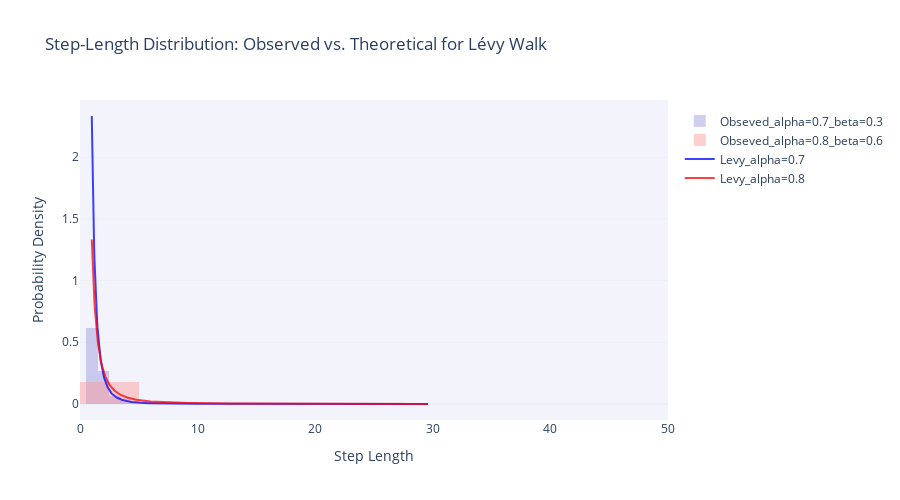
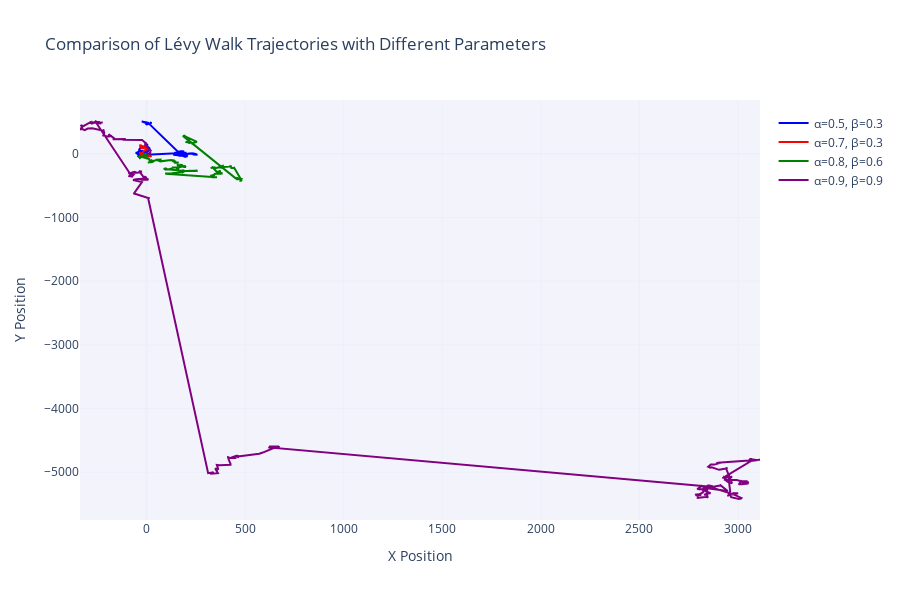

The notebook cell these images were saved under, in order:
### Markdown cell above
# Activity 4: Lévy Walk Step-Length Distribution: Power Laws in Movement Patterns

Lévy walks represent a specialized class of random walk models characterized by a power-law distribution of step lengths. Unlike Brownian motion or correlated random walks, which typically involve steps of similar lengths, Lévy walks incorporate occasional extremely long jumps alongside many short steps. This unique pattern has profound implications for search efficiency and has been observed in various biological movement patterns from foraging animals to human mobility.

## Mathematical Foundation of Lévy Walks

The Lévy walk is defined by step lengths that follow a power-law distribution with the probability density function:

$$p(l) \propto l^{-\mu}$$

where $l$ is the step length and $\mu$ is the power-law exponent (typically $1 < \mu \leq 3$).

In our implementation, we generate these power-law distributed step lengths using a transformed Pareto distribution:

$$\text{step length} = \text{step\_scale} \cdot (1 + \text{Pareto}(\alpha))^{\beta}$$

The relationship between our parameters and the traditional Lévy walk exponent is:

$$\mu = 1 + \frac{\alpha}{\beta}$$

The theoretical probability density function for our transformed Pareto distribution is:

$$f(l) = \frac{\alpha}{\beta} \cdot \frac{\text{step\_scale}^{\alpha/\beta}}{l^{\alpha/\beta+1}}$$

for $l \geq \text{step\_scale}$.

## Comparing Different Lévy Walk Patterns

In our analysis, we generated two Lévy walk trajectories with different parameter sets:

1. **First trajectory**: $\alpha = 1.0$, $\beta = 1.0$
   * This creates a step-length distribution with power-law exponent $\mu = 2.0$
   * The resulting trajectory exhibits a balance between exploration and exploitation

2. **Second trajectory**: $\alpha = 0.7$, $\beta = 1.0$
   * This creates a step-length distribution with power-law exponent $\mu = 1.7$
   * The lower exponent results in a heavier-tailed distribution with more frequent long jumps

The comparison of observed step-length distributions (histograms) with theoretical distributions (curves) reveals the extent to which our simulation accurately implements the intended movement models.

## Ecological and Practical Implications

Lévy walks have been found to optimize search efficiency when targets are sparsely and randomly distributed in an environment. The parameter $\alpha$ effectively controls the balance between exploration (long jumps to new areas) and exploitation (thorough searching of the current area):

* Higher values of $\alpha$ (closer to 1.0) produce more steps of moderate length
* Lower values of $\alpha$ increase the frequency of very long jumps

This concept has important implications across multiple domains:

* In ecology, animals may adopt Lévy-like movement patterns when searching for sparsely distributed resources
* In human mobility, similar patterns have been observed in travel distances, suggesting common underlying principles
* In robotics and artificial intelligence, Lévy walk algorithms can optimize search strategies for autonomous agents

The mathematical elegance of Lévy walks lies in their scale-invariant nature—the pattern of movement looks statistically similar regardless of the spatial scale at which it is observed. This property makes Lévy walks a powerful model for understanding movement across diverse spatial scales, from molecular diffusion to continental migrations.

### Code cell
def generate_levy_walk(n_steps=1000, alpha=0.5, beta=0.3, start_pos=(0, 0), step_scale=1):
    """
    Generate a 2D Lévy Walk trajectory with power-law distributed step lengths.
    
    Parameters:
        n_steps: Number of steps in the trajectory
        alpha: Power-law exponent for the Pareto distribution (in [0.1, 1])
        beta: Exponent to transform the Pareto value (in [0.1, 1])
        start_pos: Starting position as (x, y) tuple
        step_scale: Scale factor for step lengths (minimum step length)
        
    Returns:
        pandas.DataFrame: Trajectory with columns 'x' and 'y'
    """
    positions = [start_pos]
    
    for _ in range(n_steps - 1):
        # Generate step length from transformed Pareto distribution
        # The formula is: step_length = step_scale * (1 + Pareto(alpha))^beta
        step_length = step_scale * (1 + np.random.pareto(alpha))**beta
        
        # Random direction (uniform in all directions)
        turning_angle = np.random.uniform(-np.pi, np.pi)
        
        # Calculate new position
        prev_x, prev_y = positions[-1]
        new_x = prev_x + step_length * math.cos(turning_angle)
        new_y = prev_y + step_length * math.sin(turning_angle)
        positions.append((new_x, new_y))
    
    return pd.DataFrame(positions, columns=['x', 'y'])

def calculate_step_lengths(trajectory):
    """
    Calculate the step lengths (distances between consecutive points) in a trajectory.
    
    Parameters:
        trajectory: DataFrame with 'x' and 'y' columns
        
    Returns:
        numpy.ndarray: Array of step lengths
    """
    # Calculate differences between consecutive positions
    diffs = trajectory.diff().dropna()
    
    # Calculate Euclidean distance for each step
    step_lengths = np.sqrt(diffs['x']**2 + diffs['y']**2)
    
    return step_lengths.values

def levy_step_length_pdf(step_lengths, alpha, beta, step_scale=1):
    """
    Calculate the theoretical PDF for Lévy Walk step lengths.
    
    If X ~ Pareto(alpha) with xm = 1 (i.e., X = 1 + Pareto(alpha)), and 
    Y = step_scale * X^beta, then the PDF of Y is:
    f_Y(y) = (alpha/beta) * (step_scale^(alpha/beta)) / (y^(alpha/beta+1))
    
    Parameters:
        step_lengths: Array of step length values
        alpha: Pareto distribution shape parameter
        beta: Exponent for transformation
        step_scale: Scale parameter (minimum step length)
        
    Returns:
        numpy.ndarray: PDF values for the given step lengths
    """
    step_lengths = np.asarray(step_lengths)
    pdf = np.zeros_like(step_lengths, dtype=float)
    
    # Apply the PDF formula only for values >= step_scale
    mask = step_lengths >= step_scale
    pdf[mask] = (alpha/beta) * (step_scale**(alpha/beta)) / (step_lengths[mask]**(alpha/beta + 1))
    
    return pdf

# Set random seed for reproducibility
np.random.seed(42)

# Parameters for trajectory generation
n_steps = 10000  # Using more steps for better statistics
start_pos = (0, 0)
step_scale = 1

# Define parameters for two different Lévy Walks - matching the reference images
alpha1, beta1 = 0.7, 0.3  # First trajectory (match Image 1)
alpha2, beta2 = 0.8, 0.6  # Second trajectory (match Image 1)

# Alternative parameter set from Image 2
# alpha1, beta1 = 0.5, 0.3  # First trajectory (match Image 2)
# alpha2, beta2 = 0.8, 0.6  # Second trajectory (match Image 2)

# Generate trajectories
trajectory1 = generate_levy_walk(n_steps=n_steps, alpha=alpha1, beta=beta1, 
                                start_pos=start_pos, step_scale=step_scale)
trajectory2 = generate_levy_walk(n_steps=n_steps, alpha=alpha2, beta=beta2, 
                                start_pos=start_pos, step_scale=step_scale)

# Calculate observed step lengths
step_lengths1 = calculate_step_lengths(trajectory1)
step_lengths2 = calculate_step_lengths(trajectory2)

# Create range for theoretical PDF calculation
# Use a range from the minimum step_scale to the 99th percentile of observed data
max_step = max(np.percentile(step_lengths1, 99), np.percentile(step_lengths2, 99))
step_range = np.linspace(step_scale, max_step, 1000)

# Calculate theoretical PDFs
pdf1 = levy_step_length_pdf(step_range, alpha1, beta1, step_scale)
pdf2 = levy_step_length_pdf(step_range, alpha2, beta2, step_scale)

# Apply scaling to match the theoretical curves with histogram heights
# This is similar to what's shown in Image 2
# Find the max height of histograms to determine appropriate scaling
hist1, bin_edges1 = np.histogram(step_lengths1, bins=100, density=True)
hist2, bin_edges2 = np.histogram(step_lengths2, bins=100, density=True)
max_hist_height = max(np.max(hist1), np.max(hist2))

# Apply smaller scaling for Image 1 style
scaling_factor = 1.0  # For Image 1 style, no scaling needed

# For Image 2 style:
# scaling_factor = max_hist_height / max(np.max(pdf1), np.max(pdf2))

# Scale the PDFs
pdf1_scaled = pdf1 * scaling_factor
pdf2_scaled = pdf2 * scaling_factor

# Determine appropriate x-axis range for the plot
# Image 1 style - show more of the distribution
x_min = 0
x_max = 50  # Show up to step length 50 like in Image 1

# For Image 2 style - focus on the peak region:
# x_min = 0
# x_max = 6  # More zoomed in to show peak detail like in Image 2

# Create the plot - Image 1 style
fig = go.Figure()

# Add histograms for observed step lengths
fig.add_trace(go.Histogram(
    x=step_lengths1,
    histnorm='probability density',
    nbinsx=100,
    name=f'Obseved_alpha={alpha1}_beta={beta1}',
    marker_color='rgba(150, 150, 220, 0.6)'  # Light purple
))

fig.add_trace(go.Histogram(
    x=step_lengths2,
    histnorm='probability density',
    nbinsx=100,
    name=f'Obseved_alpha={alpha2}_beta={beta2}',
    marker_color='rgba(255, 150, 150, 0.6)'  # Light coral
))

# Add theoretical distribution curves
fig.add_trace(go.Scatter(
    x=step_range,
    y=pdf1_scaled,
    mode='lines',
    name=f'Levy_alpha={alpha1}',
    line=dict(color='blue', width=2)
))

fig.add_trace(go.Scatter(
    x=step_range,
    y=pdf2_scaled,
    mode='lines',
    name=f'Levy_alpha={alpha2}',
    line=dict(color='red', width=2)
))

# Update layout
fig.update_layout(
    title='Step-Length Distribution: Observed vs. Theoretical for Lévy Walk',
    xaxis_title='Step Length',
    yaxis_title='Probability Density',
    barmode='overlay',
    template='plotly_white',
    plot_bgcolor='rgba(240, 240, 250, 0.8)',
    xaxis=dict(range=[x_min, x_max]),
    legend=dict(
        x=1.02,
        y=0.98,
        xanchor='left',
        yanchor='top'
    ),
    width=900,
    height=500
)

# Adjust opacity for better visualization
fig.update_traces(opacity=0.75)

# Show the plot
fig.show()

# Create a visualization showing how alpha and beta parameters affect trajectory shapes
# Generate multiple trajectories with different parameters for comparison
params = [
    {'alpha': 0.5, 'beta': 0.3, 'name': 'α=0.5, β=0.3', 'color': 'blue'},
    {'alpha': 0.7, 'beta': 0.3, 'name': 'α=0.7, β=0.3', 'color': 'red'},
    {'alpha': 0.8, 'beta': 0.6, 'name': 'α=0.8, β=0.6', 'color': 'green'},
    {'alpha': 0.9, 'beta': 0.9, 'name': 'α=0.9, β=0.9', 'color': 'purple'}
]

comparison_fig = go.Figure()

for param in params:
    # Generate a shorter trajectory for clearer visualization
    traj = generate_levy_walk(
        n_steps=2000, 
        alpha=param['alpha'], 
        beta=param['beta'], 
        start_pos=start_pos
    )
    
    # Subsample points for clearer visualization
    sample_rate = 5
    
    comparison_fig.add_trace(go.Scatter(
        x=traj['x'][::sample_rate],
        y=traj['y'][::sample_rate],
        mode='lines',
        name=param['name'],
        line=dict(color=param['color'], width=2)
    ))

# Update layout
comparison_fig.update_layout(
    title='Comparison of Lévy Walk Trajectories with Different Parameters',
    xaxis_title='X Position',
    yaxis_title='Y Position',
    template='plotly_white',
    plot_bgcolor='rgba(240, 240, 250, 0.8)',
    legend=dict(
        x=1.02,
        y=0.98,
        xanchor='left',
        yanchor='top'
    ),
    width=900,
    height=600
)

# Show the comparison
comparison_fig.show()

### Figure 1 — Plotly figure (JSON) as saved in the notebook; plotly's stock layout.template omitted (floating-point values rounded to 4 significant figures; data arrays with more than 128 entries replaced by an {"elided": "..."} marker saying what was removed)
{"data": [{"histnorm": "probability density", "marker": {"color": "rgba(150, 150, 220, 0.6)"}, "name": "Obseved_alpha=0.7_beta=0.3", "nbinsx": 100, "opacity": 0.75, "type": "histogram", "x": {"elided": "9999 float values"}}, {"histnorm": "probability density", "marker": {"color": "rgba(255, 150, 150, 0.6)"}, "name": "Obseved_alpha=0.8_beta=0.6", "nbinsx": 100, "opacity": 0.75, "type": "histogram", "x": {"elided": "9999 float values"}}, {"line": {"color": "blue", "width": 2}, "mode": "lines", "name": "Levy_alpha=0.7", "opacity": 0.75, "type": "scatter", "x": {"elided": "1000 float values"}, "y": {"elided": "1000 float values"}}, {"line": {"color": "red", "width": 2}, "mode": "lines", "name": "Levy_alpha=0.8", "opacity": 0.75, "type": "scatter", "x": {"elided": "1000 float values"}, "y": {"elided": "1000 float values"}}], "layout": {"barmode": "overlay", "height": 500, "legend": {"x": 1.02, "xanchor": "left", "y": 0.98, "yanchor": "top"}, "plot_bgcolor": "rgba(240, 240, 250, 0.8)", "title": {"text": "Step-Length Distribution: Observed vs. Theoretical for Lévy Walk"}, "width": 900, "xaxis": {"range": [0, 50], "title": {"text": "Step Length"}}, "yaxis": {"title": {"text": "Probability Density"}}}}

### Figure 2 — Plotly figure (JSON) as saved in the notebook; plotly's stock layout.template omitted (floating-point values rounded to 4 significant figures; data arrays with more than 128 entries replaced by an {"elided": "..."} marker saying what was removed)
{"data": [{"line": {"color": "blue", "width": 2}, "mode": "lines", "name": "α=0.5, β=0.3", "type": "scatter", "x": {"elided": "400 float values"}, "y": {"elided": "400 float values"}}, {"line": {"color": "red", "width": 2}, "mode": "lines", "name": "α=0.7, β=0.3", "type": "scatter", "x": {"elided": "400 float values"}, "y": {"elided": "400 float values"}}, {"line": {"color": "green", "width": 2}, "mode": "lines", "name": "α=0.8, β=0.6", "type": "scatter", "x": {"elided": "400 float values"}, "y": {"elided": "400 float values"}}, {"line": {"color": "purple", "width": 2}, "mode": "lines", "name": "α=0.9, β=0.9", "type": "scatter", "x": {"elided": "400 float values"}, "y": {"elided": "400 float values"}}], "layout": {"height": 600, "legend": {"x": 1.02, "xanchor": "left", "y": 0.98, "yanchor": "top"}, "plot_bgcolor": "rgba(240, 240, 250, 0.8)", "title": {"text": "Comparison of Lévy Walk Trajectories with Different Parameters"}, "width": 900, "xaxis": {"title": {"text": "X Position"}}, "yaxis": {"title": {"text": "Y Position"}}}}
